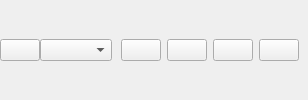
        <widget class="QWidget" name="widget" native="true">
         <layout class="QHBoxLayout" name="horizontalLayout_2">
          <property name="spacing">
           <number>0</number>
          </property>
          <property name="leftMargin">
           <number>0</number>
          </property>
          <property name="topMargin">
           <number>0</number>
          </property>
          <property name="rightMargin">
           <number>0</number>
          </property>
          <property name="bottomMargin">
           <number>0</number>
          </property>
          <item alignment="Qt::AlignLeft">
           <widget class="QPushButton" name="pushButton">
            <property name="text">
             <string/>
            </property>
            <property name="icon">
             <iconset resource="../resources/resources.qrc">
              <normaloff>:/resources/icons_2/chevron-back-outline.svg</normaloff>:/resources/icons_2/chevron-back-outline.svg</iconset>
            </property>
            <property name="iconSize">
             <size>
              <width>24</width>
              <height>24</height>
             </size>
            </property>
           </widget>
          </item>
          <item>
           <widget class="QComboBox" name="fileSelector">
            <property name="sizePolicy">
             <sizepolicy hsizetype="Expanding" vsizetype="Fixed">
              <horstretch>0</horstretch>
              <verstretch>0</verstretch>
             </sizepolicy>
            </property>
            <property name="iconSize">
             <size>
              <width>24</width>
              <height>24</height>
             </size>
            </property>
           </widget>
          </item>
          <item alignment="Qt::AlignRight">
           <widget class="QWidget" name="widget_3" native="true">
            <layout class="QHBoxLayout" name="horizontalLayout_3">
             <item>
              <widget class="QPushButton" name="infoBtn">
               <property name="text">
                <string/>
               </property>
               <property name="icon">
                <iconset resource="../resources/resources.qrc">
                 <normaloff>:/resources/icons_2/information-circle-outline.svg</normaloff>:/resources/icons_2/information-circle-outline.svg</iconset>
               </property>
               <property name="iconSize">
                <size>
                 <width>24</width>
                 <height>24</height>
                </size>
               </property>
              </widget>
             </item>
             <item alignment="Qt::AlignRight">
              <widget class="QPushButton" name="singleViewBtn">
               <property name="text">
                <string/>
               </property>
               <property name="icon">
                <iconset resource="../resources/resources.qrc">
                 <normaloff>:/resources/icons_2/square.svg</normaloff>:/resources/icons_2/square.svg</iconset>
               </property>
               <property name="iconSize">
                <size>
                 <width>24</width>
                 <height>24</height>
                </size>
               </property>
              </widget>
             </item>
             <item alignment="Qt::AlignRight">
              <widget class="QPushButton" name="gridViewBtn">
               <property name="text">
                <string/>
               </property>
               <property name="icon">
                <iconset resource="../resources/resources.qrc">
                 <normaloff>:/resources/icons_2/grid.svg</normaloff>:/resources/icons_2/grid.svg</iconset>
               </property>
               <property name="iconSize">
                <size>
                 <width>24</width>
                 <height>24</height>
                </size>
               </property>
              </widget>
             </item>
             <item>
              <widget class="QPushButton" name="listViewBtn">
               <property name="text">
                <string/>
               </property>
               <property name="icon">
                <iconset resource="../resources/resources.qrc">
                 <normaloff>:/resources/icons_2/reorder-four-sharp.svg</normaloff>:/resources/icons_2/reorder-four-sharp.svg</iconset>
               </property>
               <property name="iconSize">
                <size>
                 <width>24</width>
                 <height>24</height>
                </size>
               </property>
              </widget>
             </item>
            </layout>
           </widget>
          </item>
         </layout>
        </widget>
